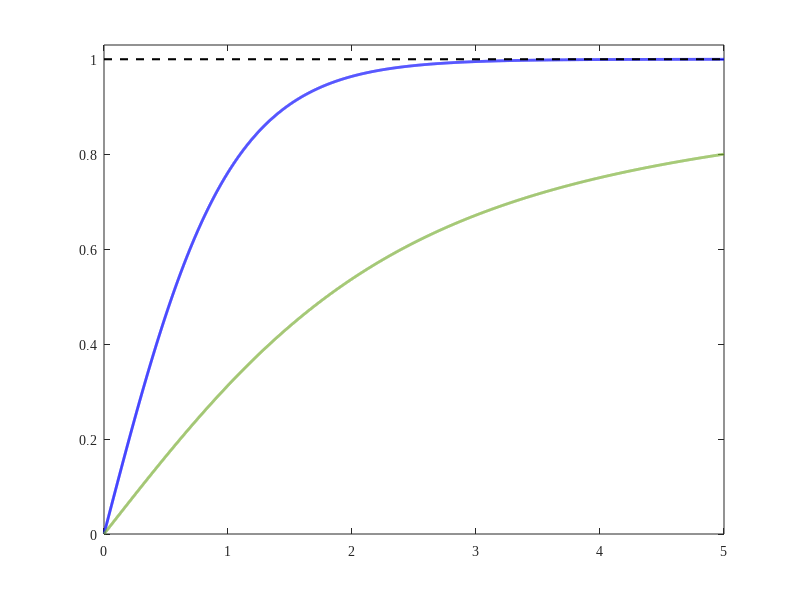

MATLAB code to generate this figure: (Note: this script raises an error after producing the figure.)
% Figure_304_polymers.m
% script to plot force-extension curves for polymer models
clear all
close all

f=0.001:0.001:5;

fhc=tanh(f);
fjc=coth(f)-1./f;

t=figure; 

hold on
box on;

xlim([0 5]);
ylim([0 1.03]);

plot(f,fhc,'-b','Linewidth',2);
plot(f,fjc,'-','Color',[0.4660 0.6740 0.1880],'Linewidth',2);
plot([0 5],[1 1],'--k','LineWidth',1.5);
ax=gca;
set(gca, 'FontName', 'Times New Roman');
ax.LineWidth=1.1;
ax.XAxis.FontSize = 15;
ax.YAxis.FontSize = 15;
ax.TickLabelInterpreter = 'latex';
ax.LabelFontSizeMultiplier = 1.15;
xticks([0 1 2 3 4 5]);
xticklabels({'0','1','2','3','4','5'});
yticks([0 0.25 0.5 0.75 1]);
yticklabels({'0','','0.5','','1'});
xlabel('$f$','interpreter','latex','FontSize',17);
ylabel('$\langle z\rangle/L$','interpreter','latex','FontSize',17);

pause;
exportgraphics(t,'Figure_polymers.png','BackgroundColor','none');
exportgraphics(t,'Figure_polymers.pdf','BackgroundColor','none');
hold off
close;

